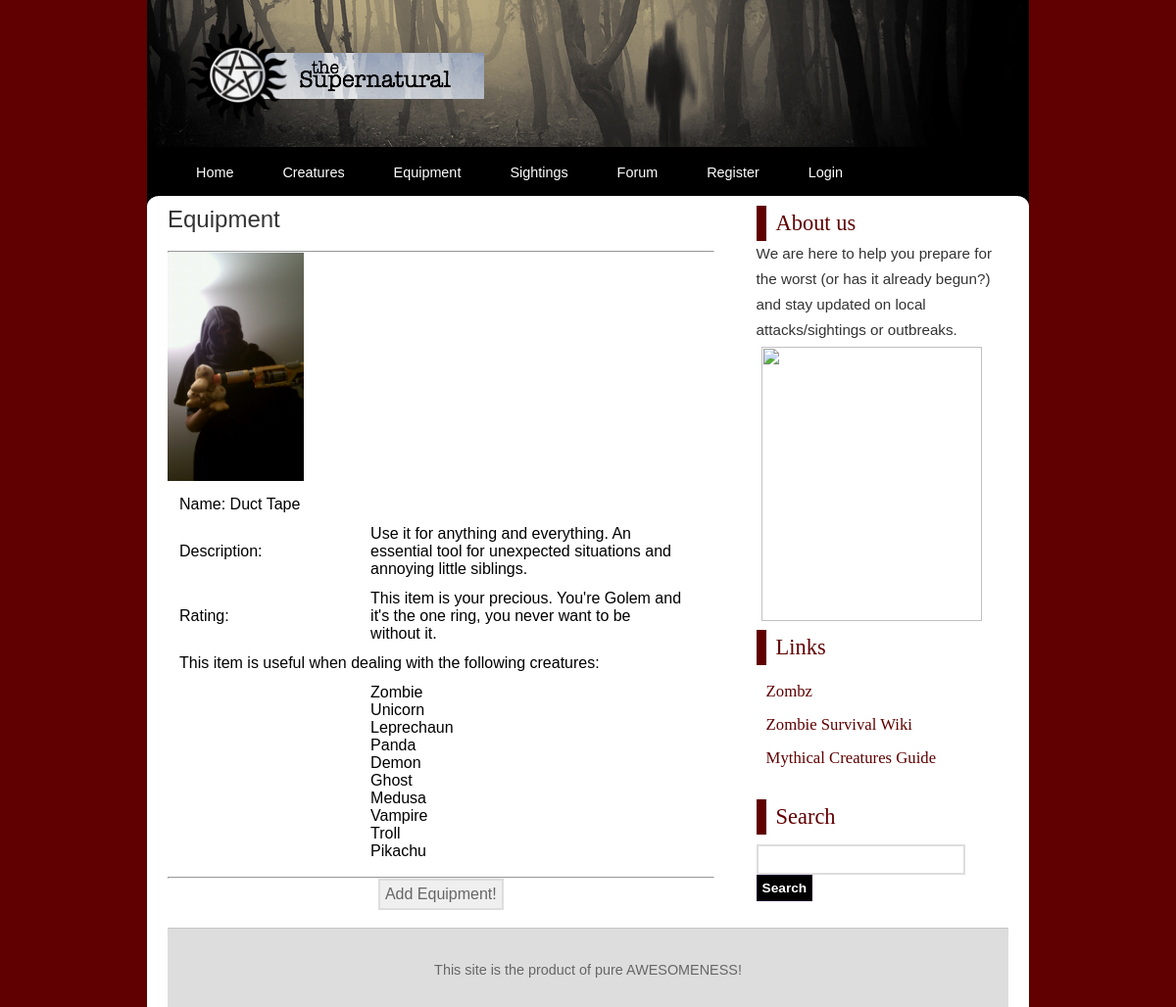
The app's page /equipList.php with its own data.
### tables this page shows
CREATE TABLE IF NOT EXISTS `equipment` (
  `id` int(11) NOT NULL AUTO_INCREMENT,
  `name` varchar(50) NOT NULL default 'John Doe',
  `description` longtext NOT NULL,
  `rating` int(5) NOT NULL,
  `pic` blob,
  PRIMARY KEY (`id`),
  INDEX (`name`)
);

CREATE TABLE IF NOT EXISTS `creatureBio` (
  `id` int(11) NOT NULL AUTO_INCREMENT,
  `name` varchar(12) NOT NULL,
  `food` varchar(50) NOT NULL,
  `locale` varchar(50) NOT NULL,
  `weakness` longtext NOT NULL,
  `powers` longtext NOT NULL,
  `pic` blob,
  PRIMARY KEY (`id`)
);

### equipList.php (the view, shortened to what this page needs)
<!DOCTYPE html PUBLIC "-//W3C//DTD XHTML 1.0 Strict//EN" "http://www.w3.org/TR/xhtml1/DTD/xhtml1-strict.dtd">
<html xmlns="http://www.w3.org/1999/xhtml">
<head>
<link rel="stylesheet" href="styles.css" type="text/css" />
</head>
<body>
<?php
   include('header.php');
?>
<div id="wrap">
	<div class="pagewrapper">
		<div class="innerpagewrapper">
			<div class="page">
				<div class="content">
					<h3>Equipment</h3>
<?php
include ('db_connect.php');
$query = "SELECT * FROM equipment ORDER BY name ASC";
$result = mysqli_query($db, $query)or die("Error Querying Database");
echo"<br/><hr/>";
   while($row = mysqli_fetch_array($result))
    {
    	$equipId = $row['id'];
	echo"<table>";
	if ($row['pic']==""){ ?>
	    <p><img src='http://localhost/theSupernatural/equipmentPictures/default.jpg' height="25%" width="25%" /></p>
	<?php
	}
	elseif (isset($row['pic'])){ ?>
		<p><img src='<?php echo $row['pic'] ?>' height="25%" width="25%" /></p>
	<?php
	}
	else{ ?>
		<p><img src='http://localhost/theSupernatural/equipmentPictures/default.jpg' height="25%" width="25%" /></p>
	<?php }
    echo "<tr><td width=\"35%\">Name: " . $row['name'] . "</td><td width=\"65%\"></td></tr>";
	echo "<tr><td>Description:</td><td>";
	echo wordwrap($row['description'] . "</td></tr>",45,"<br />\n",TRUE);
	echo "<tr><td>Rating:</td><td>";
	if($row['rating']==1) {
		echo wordwrap("This item is hardly ever needed.  May as well use it as a back-scratch.",45,"<br />\n",TRUE);
	} else if($row['rating']==2) {
		echo wordwrap("If you've got the time and resources, this item wouldn't be bad to have.  Think of it as an extra slice of pizza.",45,"<br />\n",TRUE);
	} else if($row['rating']==3) {
		echo wordwrap("You should probably have this one.  However, if push comes to shove this would be near the top of your list to chuck overboard at an oncoming zombie.",45,"<br />\n",TRUE);
	} else if($row['rating']==4) {
		echo wordwrap("This item is like your credit card, don't leave home with out it!  And don't let a friend borrow it because they \"just want to get a snack real quick\", you'll never see it again.",45,"<br />\n",TRUE);
	} else if($row['rating']==5) {
		echo wordwrap("This item is your precious.  You're Golem and it's the one ring, you never want to be without it.",45,"<br />\n",TRUE);
	}
	echo "</td></tr>";
	echo "<tr><td colspan=\"2\">This item is useful when dealing with the following creatures:</td></tr>";
	echo "<tr><td></td><td>";
	$query2 = "SELECT creatureBio.name FROM equipToCreature INNER JOIN creatureBio ON equipToCreature.creatureId = creatureBio.id WHERE equipToCreature.equipId = '$equipId'";
	$result2 = mysqli_query($db, $query2)or die("Error Querying Database2");
		while($row2 = mysqli_fetch_array($result2)) {
			echo $row2['name'];
			echo "<br />";
		}
	echo "</td></tr>";
	echo "</table>";
	echo"<hr/>";
    }
?>
						<center>
						<form method="post" action="addEquip.php">
					    <input type="submit" value="Add Equipment!" />
					    </form>
						</center>
						<br/>
				</div>
			</div>
		</div>
	</div>
</div>
</body>
</html>

### header.php (shortened to what this page needs)
<html>
<head>
</head>
<body>
<div class="header">
	<div class="title">
		<div class="innertitle">
			<div class="banner">
<a href="index.php"><img src="images/spnHeader.png" border="0" /></a>
			</div>
		</div>
	</div>
	<div class="outernav">
		<div class="nav">
			<div class="innernav">
				<ul>
					<li><a href="index.php">Home</a></li>
					<li><a href="creature.php">Creatures</a></li>
					<li><a href="equipList.php">Equipment</a></li>
					<li><a href="list.php">Sightings</a></li>
					<li><a href="forumviewer.php">Forum</a></li>
					<?php
					if(isset($_SESSION['username'])) {
						echo "<li><a href=\"profile.php?id=". $id . "\">Profile</a></li>";
						echo "<li><a href=\"editAccount.php\">Account</a></li>
								<li><a href=\"logout.php\">Logout</a></li>";
					} else {
						echo "<li><a href=\"register.php\">Register</a></li>
								<li><a href=\"login.php\">Login</a></li>";
					}
					?>
				</ul>
			</div>
		</div>
	</div>
</div>
</body>
</html>

### styles.css (style rules this page uses)
* { margin:0; padding:0; }
body { background:#600000 none repeat-x scroll top left; margin:0 auto; padding:0; font-family:Arial, Helvetica, sans-serif; width: 1000px; }
div#wrap { width:90%; margin:0 auto; padding:0 10px; }
div.centerimg { margin:0 auto; padding:5px; }
div.banner { // position:relative; // top:4px; height:150px; margin:0 auto; }
div.header { margin:0 auto; }
div.nav { padding:0; margin:0 0 0 15px; background:#000000; //url('images/navbgright.jpg') no-repeat scroll bottom right; }
div.title { //adding:20px 20px; margin:0 auto; background:#600000; }
div.innernav { margin:0 15px 0 0; background:#000000; // url('images/navbg.jpg') repeat-x scroll bottom left; height:50px; }
div.outernav { width:90%; margin:0 auto; background:#000000; // url('images/navbgleft.jpg') no-repeat scroll bottom left; }
div.innertitle { width:90%; margin:0 auto; }
div.nav ul { list-style:none; padding:0 0 0 10px; margin:0; position:relative; }
div.nav ul li { display:inline; float:left; }
div.nav ul li a, div.nav ul li a:visited { float:left; margin:0 5px; padding:18px 20px 16px 20px; //height:40px; text-decoration:none; color:#ffffff; font-weight:normal; font-size:0.9em; font-family:Arial, Helvetica, sans-serif; }
h3 { font-size:1.5em; font-family:'Lucida Sans Unicode','Lucida Grande',verdana,sans-serif; font-weight:normal; color:#333333; }
h4 { color:#600000 ; font-family:Georgia, "Times New Roman", Times, serif; font-size:1.4em; font-weight:normal; padding:5px 5px 5px 10px; border-left:10px solid #600000 ; }
p { margin-bottom:102x; line-height:1.7em; font-size:0.95em; color:#333333; }
ul { padding:0 0 20px 35px; }
form input, form textarea { border:2px solid #dddddd; padding:5px; color:#666666; font-family:Arial, Helvetica, sans-serif; font-size:1.0em; }
form input.formbutton { background:#000000; // url('images/navbg.jpg') repeat-x scroll bottom left; color:#ffffff; font-size:0.9em; border:1px solid #220033; font-weight:bold; font-family:Verdana, Arial, Helvetica, sans-serif; }
table { width:100%; margin-bottom:10px; }
table tr th, table tr td { padding:5px 10px; }
a { color:#600000 ; }
div.pagewrapper { margin:0 auto; background:#ffffff url('images/content-bg-right2.png') no-repeat scroll top right; }
div.innerpagewrapper { background:#ffffff url('images/content-bg-left2.png') no-repeat scroll top left; margin:0 11px 0 0; }
div.page { margin:0 0 0 11px; background-color:#ffffff; padding:10px 10px 0 10px; }
div.page ul { list-style:square; font-size:0.95em; }
div.page ul li { padding:3px 0; }
div.content { width:65%; float:left; }
div.sidebar { width:30%; float:right; }
div.sidebar ul { list-style:none; padding:10px 10px 25px 10px; }
div.sidebar ul li { padding:7px 0; }
div.sidebar ul li a { font-family:Georgia, "Times New Roman", Times, serif; text-decoration:none; font-size:1.1em; }
div.footer { clear:both; margin-top:10px; border-top:1px solid #c6c6c6; background:#dddddd url('images/footerbg.png') repeat-x scroll bottom left; height:80px; }
div.footer p { text-align:center; color:#666666; padding-top:30px; font-size:0.9em; font-family:"Trebuchet MS", Verdana, Arial; }
form.searchform { padding-top:10px; }

### records on screen
equipment: name "Duct Tape", description "Use it for anything and everything. An essential tool for unexpected situations and annoying little siblings."
creaturebio: name "Zombie"
creaturebio: name "Unicorn"
creaturebio: name "Leprechaun"
creaturebio: name "Panda"
creaturebio: name "Demon"
creaturebio: name "Ghost"
creaturebio: name "Medusa"
creaturebio: name "Vampire"
creaturebio: name "Troll"
creaturebio: name "Pikachu"
